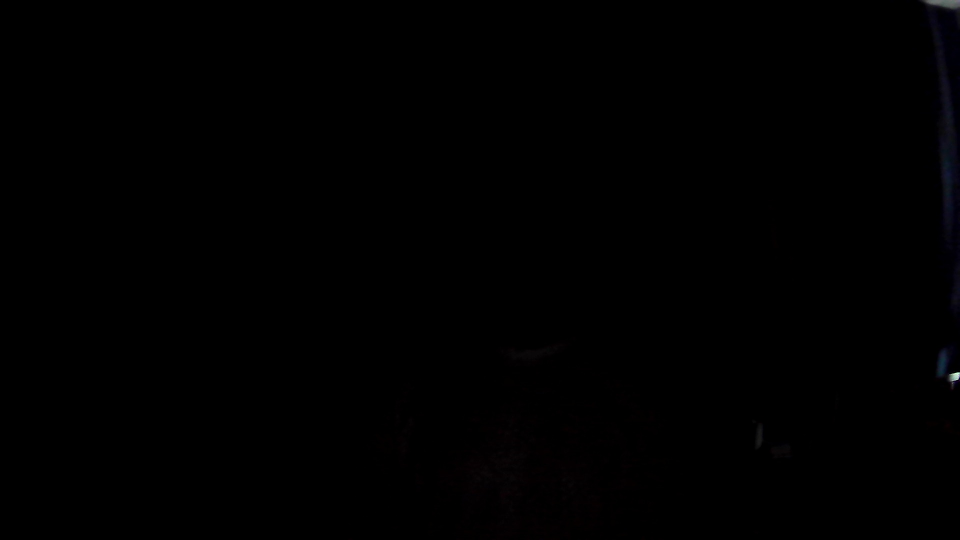
#> input picture face_detector_ssd/dark_img_opti/dark_img.jpg, 1920 x 1080 px (shown at 1/2 size); its folder holds only this picture in this run
$ python -i Brightness_optimizer.py   (imports and definitions only)
#> lines starting #> are read from the running program, lines starting #| are printed output that depends on the picture; after the words box and inside, x2 and y2 are one past the last pixel; in counts of white or black regions, pixels touching at a corner belong together
#> further down, picture is the input picture: shape (1080, 1920, 3); mean B, G, R 0.4, 0.2, 0.3
import cv2
import numpy as np
from PIL import Image

class BrightnessOptimizer:

    # [65 lines left out: functions optimize, image_agcwd, process_bright, not called in this run]

    def process_dimmed(img):
        agcwd = BrightnessOptimizer.image_agcwd(img, a=0.9, truncated_cdf=True)
        return agcwd


    # [25 lines left out: function a_g_c, not called in this run]

    def ContrastStretching(self, img):
        # resizing using aspect ratio intact and finding the circle
        # reduce size retain aspect ratio intact
        # invert BGR 2 RGB
        RGB = cv2.cvtColor(img,cv2.COLOR_BGR2RGB)
        Ig = RGB[:, :, 2]
        [w,h] = np.shape(Ig)
#> w = 1080; h = 1920
        r=800.0/Ig.shape[1]
#> r = 0.417
        dim=(800,int(Ig.shape[0]*r))
#> dim = (800, 450)
        rz = cv2.resize(Ig,dim,interpolation=cv2.INTER_AREA)
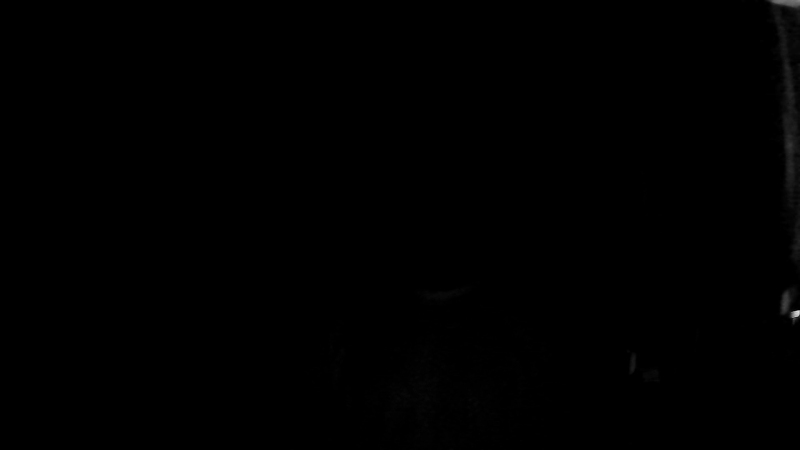
#> rz: shape (450, 800); min 0, max 220, mean 0.4
        #  convert in to float and get log trasform for contrast streching
        g = 0.96 * (np.log(1 + np.float32(rz)))
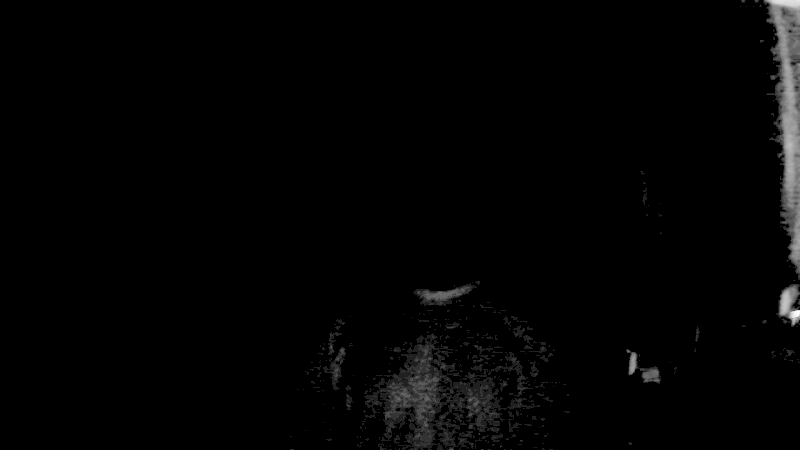
#> g: shape (450, 800) float32; min 0, max 5.18, mean 0.0745; drawn with min black and max white
        # change into uint8
        cvuint = cv2.convertScaleAbs(g)
        # cvuint8.dtype
        ret, th = cv2.threshold(cvuint, 0, 255, cv2.THRESH_OTSU)
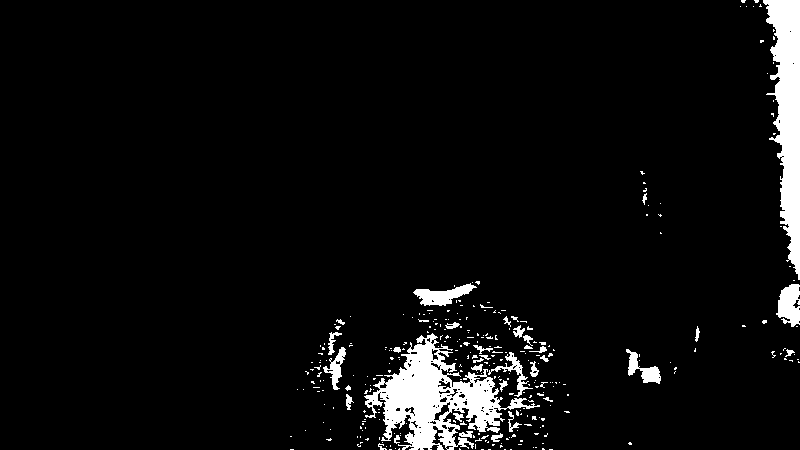
#> th: shape (450, 800); 5.2% white; 311 white regions (274 under 20 px), largest, box (x1, y1, x2, y2) and area: (364, 333, 540, 450) 7742, (763, 0, 800, 280) 5733, (776, 284, 800, 327) 730
#> ret = 0
        ret1,th1 = cv2.threshold(Ig,0,255,cv2.THRESH_OTSU)
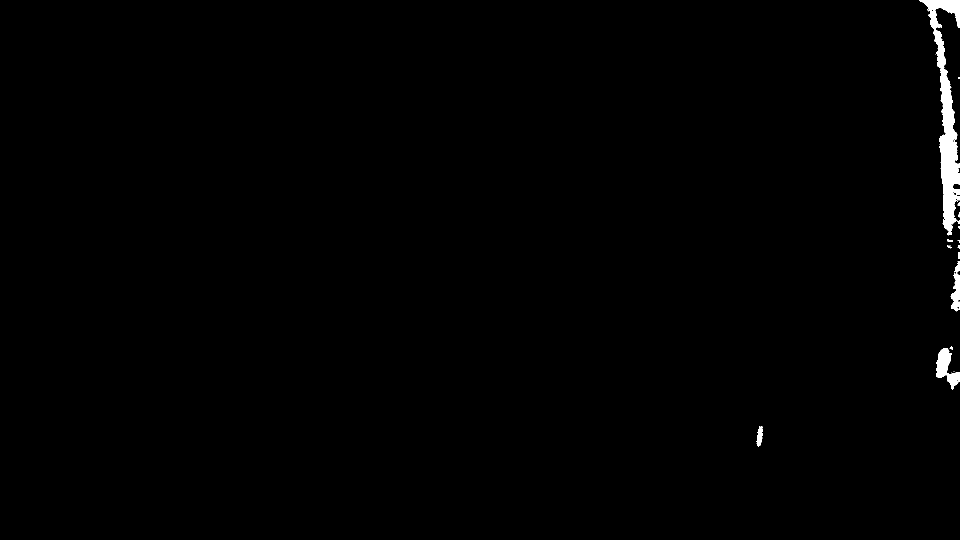
#> th1: shape (1080, 1920) (shown at 1/2 size); 0.72% white; 25 white regions (13 under 20 px), largest, box (x1, y1, x2, y2) and area: (1838, 0, 1920, 471) 11379, (1872, 696, 1920, 779) 1860, (1901, 546, 1920, 623) 917
#> ret1 = 16
        # [7 lines of commented-out code are left out]
        kernel = cv2.getStructuringElement(cv2.MORPH_ELLIPSE, (35,35))
        cls = cv2.morphologyEx(th, cv2.MORPH_OPEN, kernel)
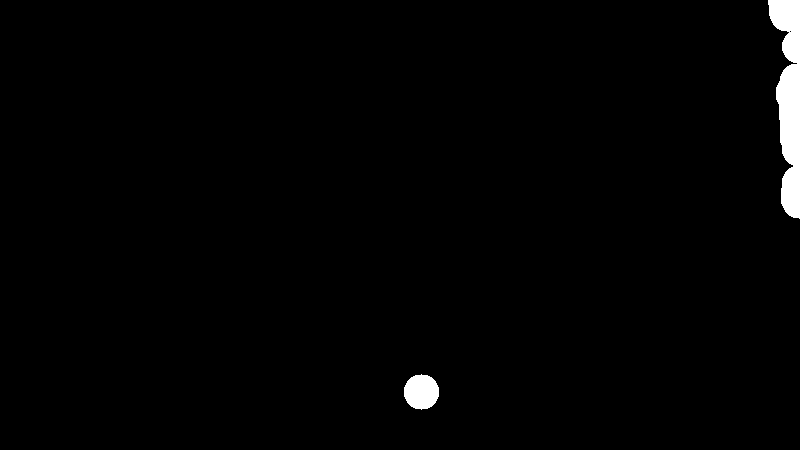
#> cls: shape (450, 800); 1.4% white; 2 white regions, box (x1, y1, x2, y2) and area: (768, 0, 800, 219) 4205, (404, 374, 439, 410) 976
        Im = cls*rz # the mask with resize image
        # cv2.imwrite('mynew.jpg', mask)
        return (Im,th,th1,cls,g,RGB)


    # [43 lines left out: functions normalizeRed, normalizeGreen, normalizeBlue, ContrastStretching2, not called in this run]

>>> import cv2
>>> picture = cv2.imread('../dark_img_opti/dark_img.jpg')
>>> result = BrightnessOptimizer().ContrastStretching(picture)
#> result = 6 items

$ run again, on face_detector_ssd/dark_img_opti/hell_img.jpg
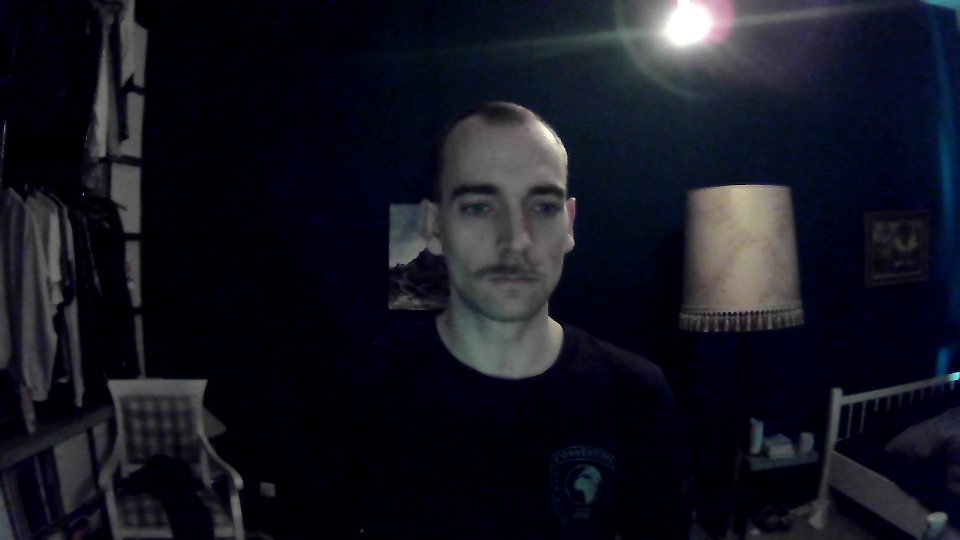
#> input picture face_detector_ssd/dark_img_opti/hell_img.jpg, 1920 x 1080 px (shown at 1/2 size)
#> picture is the input picture: shape (1080, 1920, 3); mean B, G, R 32.3, 22, 20.6
#> in ContrastStretching, `ret, th = cv2.threshold(cvuint, 0, 255, cv2.THRESH_OTSU)`:
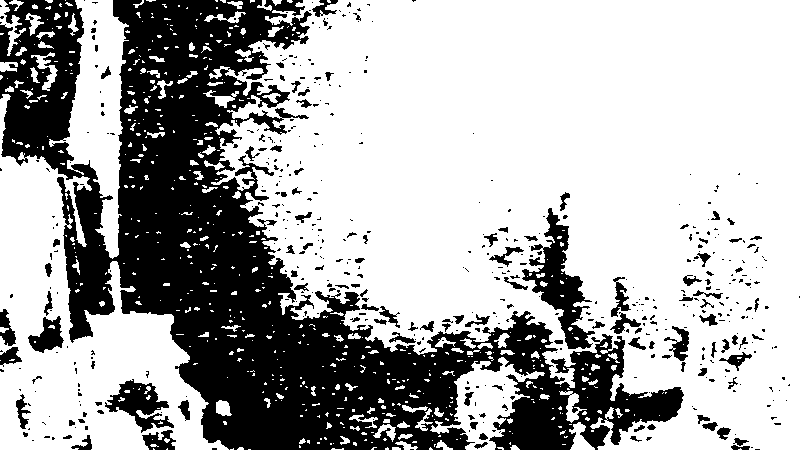
#> th: shape (450, 800); 67.5% white; 491 black regions (378 under 20 px), largest, box (x1, y1, x2, y2) and area: (0, 0, 684, 450) 101666, (522, 208, 595, 349) 3440, (105, 379, 174, 433) 1600
#> ret = 2
#> th1: shape (1080, 1920); 18.3% white; 461 white regions (327 under 20 px), largest, box (x1, y1, x2, y2) and area: (778, 204, 1152, 759) 118481, (1064, 0, 1753, 205) 82525, (1364, 365, 1605, 661) 54394
#> ret1 = 54
#> cls: shape (450, 800); 43.3% white; 7 white regions, largest, box (x1, y1, x2, y2) and area: (303, 0, 800, 450) 135291, (0, 162, 62, 331) 8053, (92, 313, 180, 386) 5063
#> in ContrastStretching, `Im = cls*rz`:
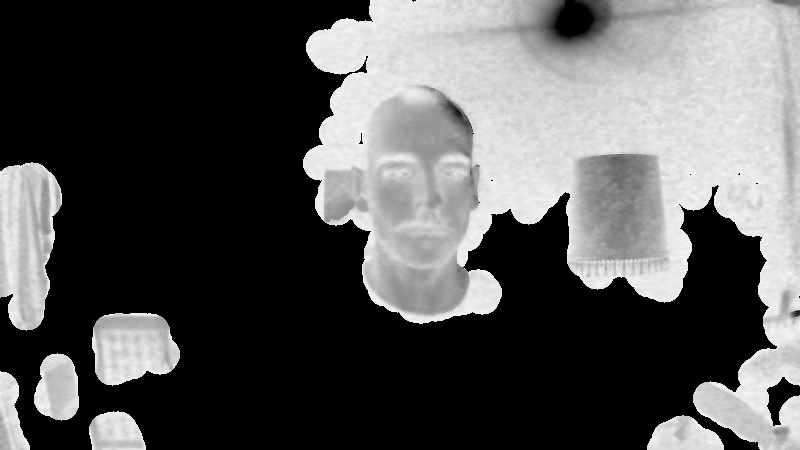
#> Im: shape (450, 800); min 0, max 243, mean 87.2
#> result = 6 items
